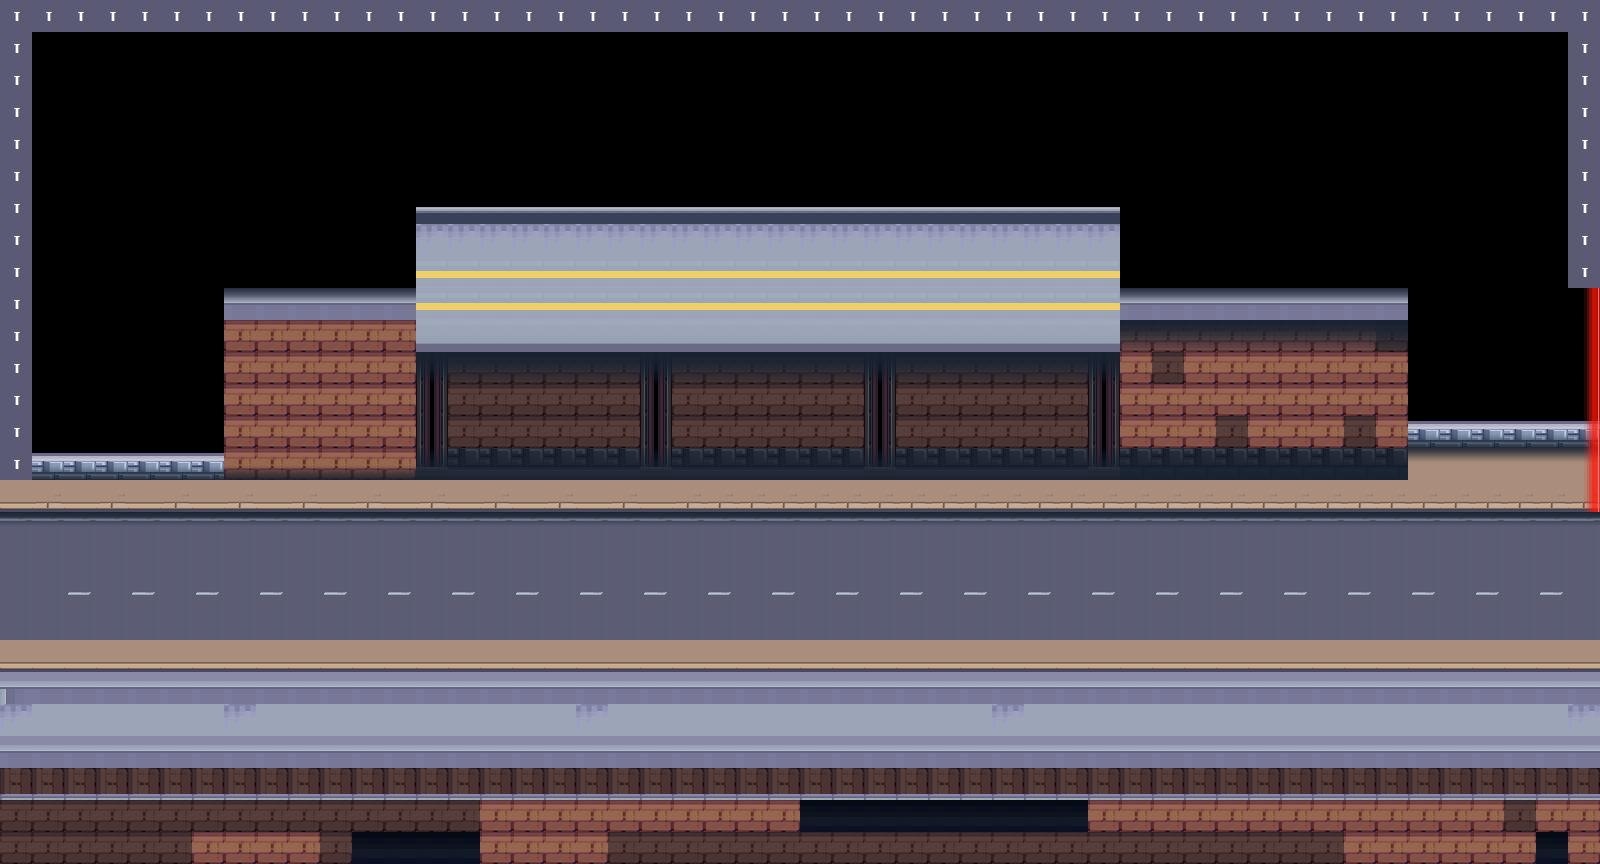

Rendered tile map (Tiled .tmx) drawn with the repository's tilesets; below, a short description and the map source with its tile grids summarised:
An orthogonal 50x27 tile map with 32x32 px tiles, 4 tile layers (nocollide2, nocollide, collide, nocollide3), 2 tilesets.

<map version="1.5" tiledversion="1.7.2" orientation="orthogonal" renderorder="right-down" width="50" height="27" tilewidth="32" tileheight="32" infinite="0" nextlayerid="5" nextobjectid="1">
 <editorsettings>
  <export target="../new_level0A.json" format="json" />
 </editorsettings>
 <tileset firstgid="1" name="new_ciudad_tiles" tilewidth="32" tileheight="32" tilecount="435" columns="29">
  <image source="../../environment/new_ciudad_tiles.png" width="941" height="480" />
  <tile id="88">
   <properties>
    <property name="name" value="invisible" />
   </properties>
  </tile>
  <tile id="90">
   <properties>
    <property name="name" value="speed" />
   </properties>
  </tile>
  <tile id="92">
   <properties>
    <property name="name" value="coin" />
   </properties>
  </tile>
 </tileset>
 <tileset firstgid="436" source="tiles/new_ciudad_tiles.tsx" />
 <layer id="3" name="nocollide2" width="50" height="27">
  <data>[1350 cells, 547 non-empty, 15 distinct tile ids]</data>
 </layer>
 <layer id="2" name="nocollide" width="50" height="27">
  <data>[1350 cells, 102 non-empty, 2 distinct tile ids]</data>
 </layer>
 <layer id="1" name="collide" width="50" height="27">
  <data>[1350 cells, 322 non-empty, 6 distinct tile ids]</data>
 </layer>
 <layer id="4" name="nocollide3" width="50" height="27">
  <data>[1350 cells, 167 non-empty, 6 distinct tile ids]</data>
 </layer>
</map>
